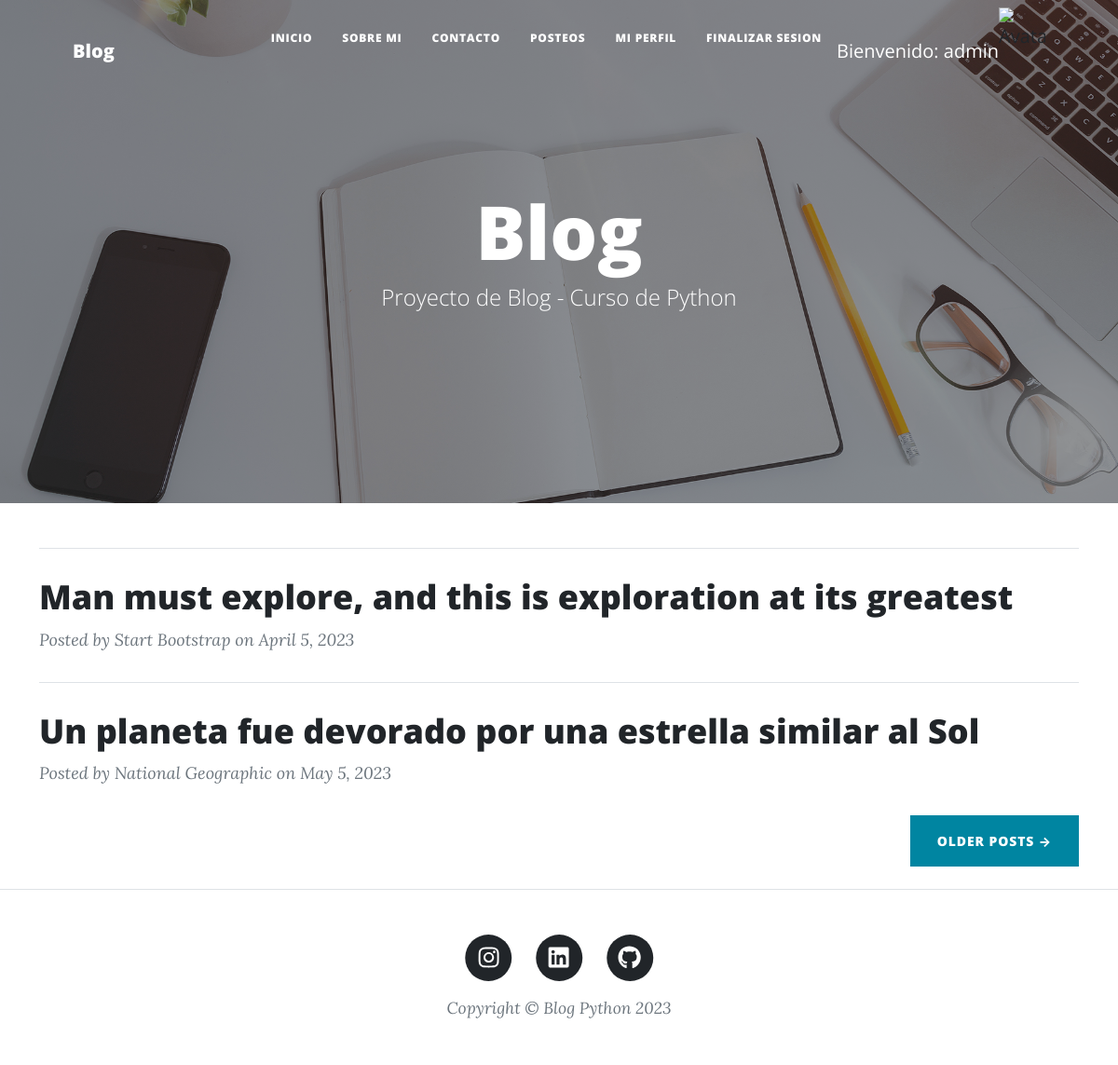
Screenshot of / (signed in) with the database file from the repository.
### Blog/models.py (models this page shows, shortened)
class Posteos(models.Model):
    titulo = models.CharField(max_length=200)
    subtitulo = models.CharField(max_length=200)
    autor = models.CharField(max_length=50)
    fecha = models.DateField()
    texto = RichTextField()

### Blog/views.py (the view)
# urls.py: path('', inicio),
def inicio(request):
    posteos = Posteos.objects.all()
    context = {'posteos': posteos, "avatar": obtenerAvatar(request)}
    return render(request, 'inicio.html', context)

### Blog/views.py (called while the page is built)
@login_required
def obtenerAvatar(request):
    avatares = Avatar.objects.filter(user=request.user.id)
    if len(avatares) != 0:
        return avatares[0].imagen.url
    else:
        return "/media/avatares/default.png"

### Blog/templates/inicio.html (shortened to what this page needs)
{% extends "padre.html" %}
{% load static %}
{% block solo_inicio %}
 <header class="masthead" style="background-image: url('{% static "assets/img/home-bg.jpg" %}')">
       <div class="container position-relative px-4 px-lg-5">
          <div class="row gx-4 gx-lg-5 justify-content-center">
             <div class="col-md-10 col-lg-8 col-xl-7">
                 <div class="site-heading">
{% endblock %}
{% block titulo %}
    <h1>Blog</h1>
{% endblock %}
{% block segundo_titulo %}
    <h1><span class="subheading">Proyecto de Blog - Curso de Python</span></h1>
{% endblock %}
{% block segundo_contenido_que_cambia %}
<div class="container mt-4">
    <div class="post-preview">
        <table>
            <tbody>
                {% for posteo in posteos %}
            <hr class="my-4" />
            <div class="post-preview">
                <a href="{% url 'vistaPost' %}"><h2 class="post-title">{{ posteo.titulo }}</h2></a>
                <p class="post-meta">
                    Posted by {{ posteo.autor }} on {{ posteo.fecha }}
                </p>
            </div>
                {% endfor %}
            <div class="d-flex justify-content-end mb-4"><a class="btn btn-primary text-uppercase" href="#!">Older Posts →</a></div>
            </tbody>
        </table>
    </div>
</div>
{% endblock %}

### Blog/templates/padre.html (shortened to what this page needs)
<!DOCTYPE html>
<html lang="en">
    <head>
        {% load static %}
        <link href="{% static 'css/styles.css' %}" rel="stylesheet" />
    </head>
    <body>
        <nav class="navbar navbar-expand-lg navbar-light" id="mainNav">
            <div class="container px-4 px-lg-5">
                <a class="navbar-brand" href="{% url 'Inicio' %}">Blog</a>
                <div class="collapse navbar-collapse" id="navbarResponsive">
                    <ul class="navbar-nav ms-auto py-4 py-lg-0">
                        <li class="nav-item"><a class="nav-link px-lg-3 py-3 py-lg-4" href="{% url 'Inicio' %}">Inicio</a></li>
                        <li class="nav-item"><a class="nav-link px-lg-3 py-3 py-lg-4" href="{% url 'SobreMi' %}">Sobre Mi</a></li>
                        <li class="nav-item"><a class="nav-link px-lg-3 py-3 py-lg-4" href="{% url 'Contacto' %}">Contacto</a></li>
                        {% if user.is_authenticated %}
                        <li class="nav-item"><a class="nav-link px-lg-3 py-3 py-lg-4" href="{% url 'Posteos' %}">Posteos</a></li>
                        <li class="nav-item"><a class="nav-link px-lg-3 py-3 py-lg-4" href="{% url 'miPerfil' %}">Mi Perfil</a></li>
                        <li class="nav-item"><a class="nav-link px-lg-3 py-3 py-lg-4" href="{% url 'FinalizarSesion' %}">Finalizar Sesion</a></li>
                        <user class="username"><a style="margin-top: 20px; color: white;"><p>Bienvenido: {{ user.username }} </p></a></user>
                        <img src="{{ avatar }}" alt="Avatar" style="width:50px;height:50px;"/>
                        {% else %}
                        <li class="nav-item"><a class="nav-link px-lg-3 py-3 py-lg-4" href="{% url 'IniciarSesion' %}">Iniciar Sesion</a></li>
                        <li class="nav-item"><a class="nav-link px-lg-3 py-3 py-lg-4" href="{% url 'Registro' %}">Registro</a></li>
                        {% endif %}
                    </ul>
                </div>
            </div>
        </nav>
        {% block solo_inicio %}
        {% endblock solo_inicio %}
                            {% block titulo %}
                            {% endblock %}
                            {% block segundo_titulo %}
                            {% endblock %}
                        </div>
                    </div>
                </div>
            </div>
        </header>
        {% block segundo_contenido_que_cambia %}
        {% endblock %}
        <footer class="border-top">
            <div class="container px-4 px-lg-5">
                <div class="row gx-4 gx-lg-5 justify-content-center">
                    <div class="col-md-10 col-lg-8 col-xl-7">
                        <ul class="list-inline text-center">
                            <li class="list-inline-item">
                                <a href="https://www.instagram.com/virginia.aye/">
                                    <span class="fa-stack fa-lg">
                                        <i class="fas fa-circle fa-stack-2x"></i>
                                        <i class="fab fa-instagram fa-stack-1x fa-inverse"></i>
                                    </span>
                                </a>
                            </li>
                            <li class="list-inline-item">
                                <a href="https://www.linkedin.com/in/virginia-barrios-53996a171/">
                                    <span class="fa-stack fa-lg">
                                        <i class="fas fa-circle fa-stack-2x"></i>
                                        <i class="fab fa-linkedin fa-stack-1x fa-inverse"></i>
                                    </span>
                                </a>
                            </li>
                            <li class="list-inline-item">
                                <a href="https://github.com/VirginiaBarrios">
                                    <span class="fa-stack fa-lg">
                                        <i class="fas fa-circle fa-stack-2x"></i>
                                        <i class="fab fa-github fa-stack-1x fa-inverse"></i>
                                    </span>
                                </a>
                            </li>
                        </ul>
                        <div class="small text-center text-muted fst-italic">Copyright &copy; Blog Python 2023</div>
                    </div>
                </div>
            </div>
        </footer>
    </body>
</html>

### rows the page displays
Posteos: titulo "Man must explore, and this is exploration at its greatest", autor "Start Bootstrap", fecha "April 5, 2023"
Posteos: titulo "Un planeta fue devorado por una estrella similar al Sol", autor "National Geographic", fecha "May 5, 2023"

### other values shown
{{ user.username }} "admin"
